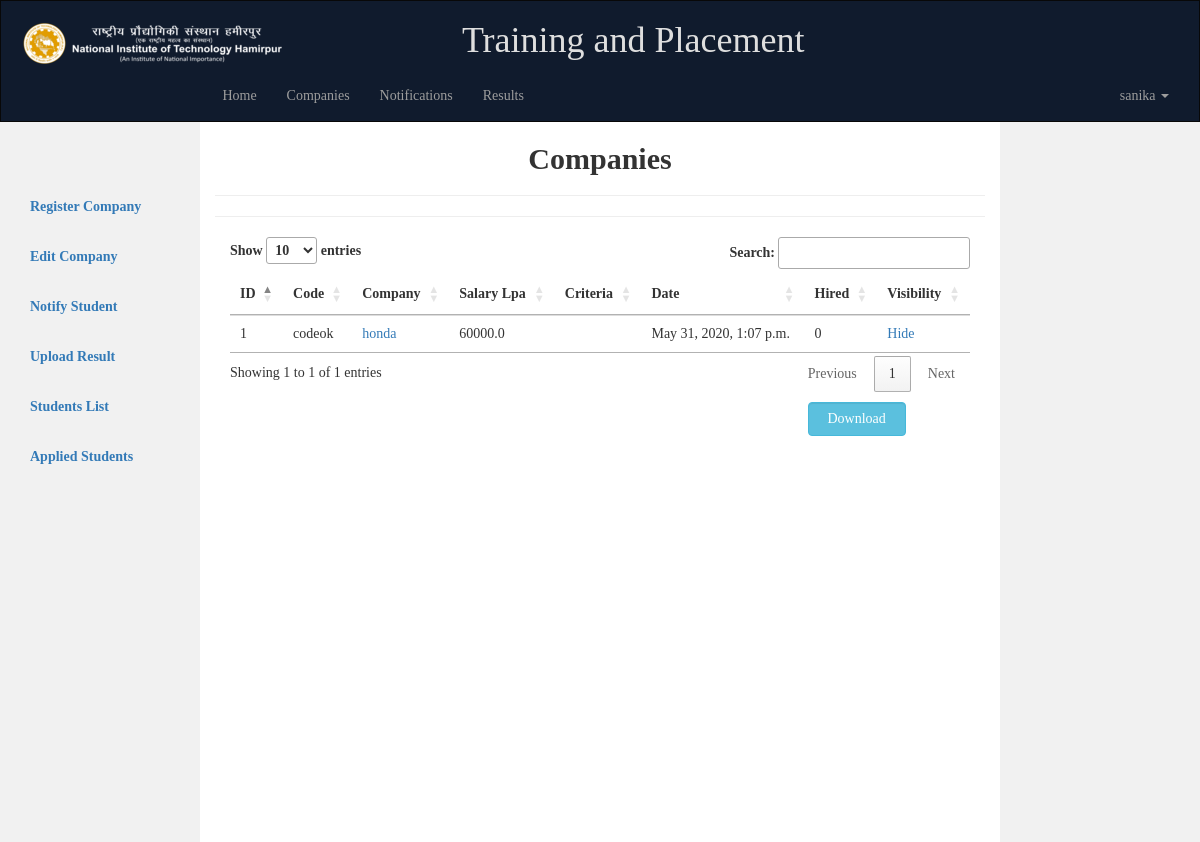
Page /companies/ (signed in) on the committed database.
### app/models.py (models this page shows, shortened)
class Admin(models.Model):
	name		  =	models.CharField(max_length=50)
	email		  =	models.EmailField(max_length=60,unique=True)
	password	  =	models.CharField(max_length=12)
	other_details =	models.CharField(max_length=1000,null=True,blank=True)

class Company(models.Model):
	c_id		=	models.AutoField(primary_key=True)
	name		=	models.CharField(max_length=40)
	be_criteria	=	models.FloatField(blank=True,null=True)
	me_criteria	=	models.FloatField(blank=True,null=True)
	back		=	models.CharField(max_length=100,blank=True,null=True) ## 1. No Criteria 2. Active not Allowed 3. Passive not allowed
	position    =   models.CharField(max_length=30,null=True,blank=True)
	salary      =   models.FloatField(blank=True, null=True)
	ppt_date	=	models.DateTimeField(null=True,blank=True)
	hired_count = 	models.IntegerField(null=True,blank=True)
	other_details=	models.CharField(max_length=1000,null=True,blank=True)
	placed_url =	models.CharField(max_length=500, null=True, blank=True)
	reg_start	=	models.DateTimeField(null=True,blank=True)
	reg_end		=	models.DateTimeField(null=True,blank=True)
	reg_link	=	models.CharField(max_length=1000,null=True,blank=True)
	status 		=	models.CharField(max_length=50,null=True,blank=True)
	lock 		=	models.BooleanField(default=False)
	y_id		=	models.ForeignKey(Year,null=True,blank=True, on_delete=models.DO_NOTHING)							#foreign key to year table
	applied_students=	models.ManyToManyField('Student',blank=True)									#student can apply to many companies and a company can have many students
	hidden		=	models.BooleanField(default=False)
	code_name	=	models.CharField(max_length=20,null=True,blank=True)
	def __str__(self):
		if self.position:
			return  self.name + "("+ self.position + ")"
		else:
			return  self.name

### app/views.py (the view)
# urls.py: url(r'^companies/$',views.get_companies_page),
def get_companies_page(request):
    if not request.session.get("name"):
        return render(request,'app/redirect2.html',{})
    else:
        get_mail = request.session["email"]
        if Admin.objects.filter(email=get_mail).exists():
            login = 1
            print("Admin login")
            lock=1
            update_marks = 0
        elif Student.objects.filter(email=get_mail).exists():
            login = 2
            print("Student login")
            student = Student.objects.get(email=get_mail)
            lock = student.lock
            update_marks = student.update_marks
        minsal = 0
        maxsal = 50
        mincri = 0
        maxcri = 100
        curr_year = Year.objects.order_by('-y_id')[0]
        prev_year = None
        if (Year.objects.all().count() > 1):
            prev_year = Year.objects.order_by('-y_id')[1]
        print(prev_year)
        if "year" in request.POST:
            year = request.POST["year"]
            if year == curr_year.year and login == 2:
                return HttpResponse("Can't access current year's data")
            year_obj = Year.objects.get(year=year)
        else:
            if login == 2:
                if prev_year:
                    year_obj = Year.objects.order_by('-y_id')[1]
                else:
                    return HttpResponse("No data")
            else:
                year_obj = Year.objects.order_by('-y_id')[0]
        companies_year = Company.objects.filter(y_id=year_obj)
        print(companies_year)
        if "minsal" in request.POST:
            minsal = int(request.POST["minsal"])
            maxsal = int(request.POST["maxsal"])
            if minsal ==  0 and maxsal == 50:
                companies_max_salary = companies_year
            else:
                companies_min_salary = companies_year.filter(salary__gte=minsal)
                companies_max_salary = companies_min_salary.filter(salary__lte=maxsal)
        else:
            companies_max_salary = companies_year
        if "mincri" in request.POST:
            mincri = int(request.POST["mincri"])
            maxcri = int(request.POST["maxcri"])
            print(mincri , maxcri)
            if mincri == 0 and maxcri == 100:
                companies_max_criteria = companies_max_salary
            else:
                companies_min_criteria = companies_max_salary.filter(criteria__gte=mincri)
                companies_max_criteria = companies_min_criteria.filter(criteria__lte=maxcri)
        else:
            companies_max_criteria = companies_max_salary
        companies = companies_max_criteria.order_by('ppt_date')
        years = Year.objects.all()
        name = request.session["name"]
    return render(request, 'app/companies.html', {"companies": companies,"years":years,"year":year_obj,"minsal":minsal ,"maxsal":maxsal,"mincri":mincri, "maxcri":maxcri ,"name": name, "login": login,"lock":lock,"update_marks":update_marks})

### app/models.py (called while the page is built)
	def __str__(self):
		return  self.year

### app/templates/app/companies.html (shortened to what this page needs)
<!DOCTYPE html>
<html lang="en">
<head>
  <link rel="stylesheet" href="/static/css/bootstrap.min.css">
  <link rel="stylesheet" href="https://cdn.datatables.net/1.10.15/css/jquery.dataTables.min.css">
  </head>
<body>
<nav class="navbar navbar-inverse">
  <div class="container-fluid">
<h1 class="text-center">
<a class="pull-left" href="/">
<img class="img-responsive" style="vertical-align: bottom;" src="/static/pict_logo.png" alt="pict logo"/>
</a><span style="margin-left: -20%; color: rgb(222, 222, 222);">Training and Placement</span></h1>
    <div class="collapse navbar-collapse" id="myNavbar">
      <ul class="nav navbar-nav" style="margin-left:15.5%;">
            <li><a href="/">Home</a></li>
            <li><a href="/companies/">Companies</a></li>
            <li><a href="/notifications/">Notifications</a></li>
            <li><a href="/results/">Results</a></li>
      </ul>
      <ul class="nav navbar-nav navbar-right">
    <li class="dropdown">
          <a class="dropdown-toggle" data-toggle="dropdown" href="#">{{name}} <span class="caret"></span></a>
        </li>
     </ul>
    </div>
  </div>
</nav>
<div class="container-fluid ">
  <div class="row content">
    <div class="col-sm-2 sidenav ">
    {% if login == 1 %}
 <div class="navbar1"  >
      <ul class="nav navbar-nav" >
    <br><br>
      <li><a href="/pregister/"><b>Register  Company</b></a></li>
      <li><a href="/pedit/"><b>Edit Company</b></a> </li>
      <li><a href="/pnotify/"><b>Notify Student</b></a> </li>
      <li><a href="/presult/"><b>Upload Result</b></a> </li>
      <li ><a href="/students/"><b>Students List</b></a></li>
      <li><a href="/appliedstudents/"><b>Applied Students</b></a> </li>
    </ul>
    </div>
    {% endif %}
    </div>
    <div class="col-sm-8 text-left">
  <h2 class="text-center"><b>Companies</b></h2>
<hr>
<hr>
<div class="col-sm-12">
  <div class="table-responsive">
  <table  class="table" id = "Table">
     <thead>
      <tr>
        <th>ID</th>
        <th> Code</th>
        <th id="name_header">Company</th>
        <th id="salary_header">Salary Lpa</th>
        <th>Criteria</th>
        <th>Date</th>
        <th>Hired</th>
         <th>Visibility </th>
      </tr>
    </thead>
    <tbody>
{% for company in companies %}
      <tr>
        <td>{{forloop.counter}}</td>
        {% if company.code_name %}
        <td>{{company.code_name}}</td>
        {% else %}
        <td></td>
        {% endif %}
        <td> <a href= /company/{{company.c_id}}/ > {{company.name }}</a> </td>
        <td>{{company.salary}}</td>
        {% if company.criteria == 0 %}
        <td> NC</td>
        {% else %}
        <td>{{company.criteria}}</td>
        {% endif %}
        {% if company.ppt_date %}
        <td>{{company.ppt_date}}</td>
        {% else %}
        <td></td>
        {% endif %}
        {% if company.hired_count == None or company.hired_count == 0 %}
        <td>0</td>
        {% else %}
        <td><a href="/company/{{company.c_id}}/students/">
        {{company.hired_count}}
        </a></td>
        {% endif %}
        {% if login == 1 %}
        {% if company.hidden %}
        <td><a id='{{company.c_id}}' href="javascript:hideCompany('{{company.c_id}}',0);" >Unhide</a></td>
        {% else %}
        <td><a id='{{company.c_id}}'  href="javascript:hideCompany('{{company.c_id}}',1);" >Hide</a></td>
        {% endif %}
        {% endif %}
      </tr>
      {% endfor %}
    </tbody>
  </table>
  </div>
      </div>
         <br><br>
        {% if login == 1 %}
      <div  class=" col-sm-2 col-md-offset-9">
	  <button value="Download file" onclick="downloadCompanies()" class="btn btn-info form-control">Download</button>
 </div>
        {% endif %}
    </div>
    <div class="col-sm-2 sidenav">
    </div>
  </div>
</div>
</body>
</html>

### app/templates/app/companies.html (style rules this page uses)
.navbar { margin-bottom: 0; border-radius: 0; background-color:#101B2D; font-family: Georgia, Times, "Times New Roman", serif; }
.navbar1 { margin-bottom: 0; border-radius: 0; font-family: Georgia, Times, "Times New Roman", serif; }
.row.content { height: 450px }
.sidenav { padding-top: 20px; background-color: #f1f1f1; height: 160%; }
body { font-family: Georgia, Times, "Times New Roman", serif; }

### rows in the picture
Admin: name "sanika"
Company: code_name "codeok", name "honda", salary "60000.0", ppt_date "May 31, 2020, 1:07 p.m.", hired_count "0"
